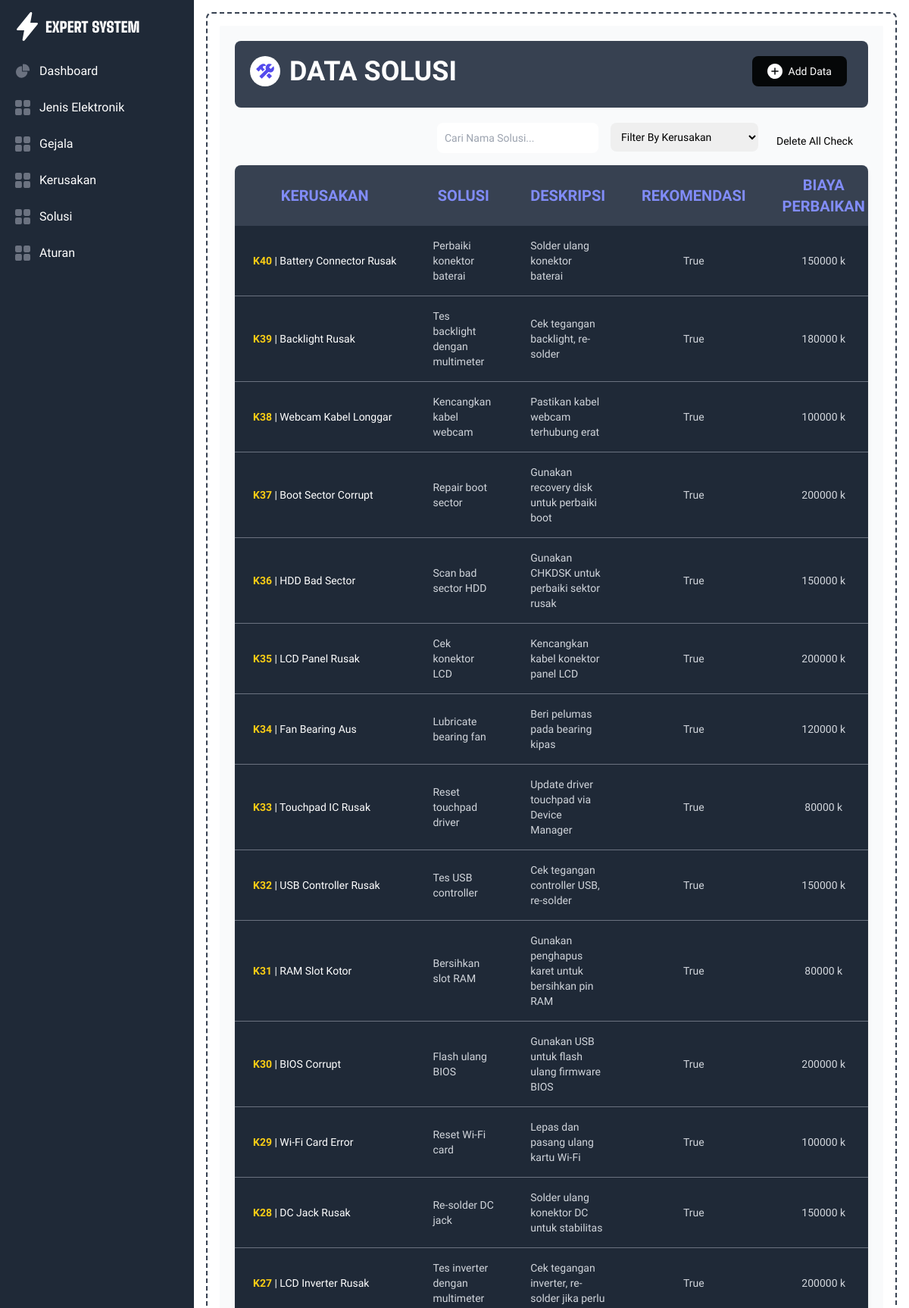
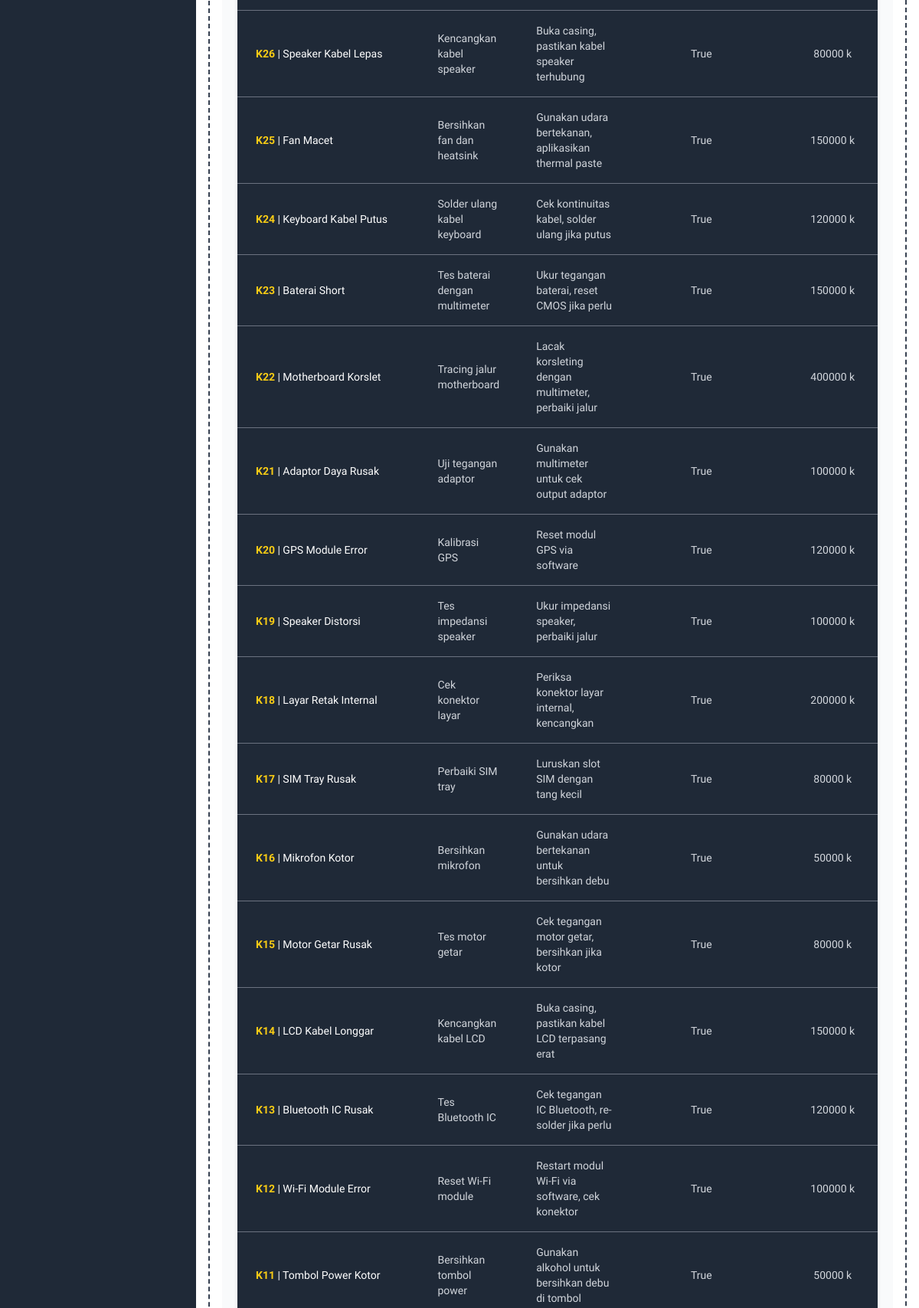
The app's page /dashboard/solusi/ (signed in, upper part) with its own data (2 pictures, top to bottom).
### expert_system_app/models.py (models this page shows, shortened)
class Solusi(models.Model):
    kerusakan = models.ForeignKey(Kerusakan, on_delete=models.CASCADE)
    nama_solusi = models.CharField(max_length=255)
    deskripsi = models.TextField()
    is_recommended = models.BooleanField(default=True)
    biaya_perbaikan = models.PositiveIntegerField(default=50)
    waktu_perbaikan = models.CharField(max_length=50, blank=True, null=True)

class Kerusakan(models.Model):
    jenis_elektronik = models.ForeignKey(JenisElektronik, on_delete=models.CASCADE)
    kodeRsk = models.CharField(max_length=10, unique=True)
    nama_kerusakan = models.CharField(max_length=255)
    deskripsi = models.TextField()
    def __str__(self):
        return f"{self.nama_kerusakan}"

### expert_system_app/views.py (the view)
# urls.py: path('dashboard/solusi/', views.dsb_solusi, name='dsb_solusi'),
@login_required
def dsb_solusi(request):
    data = Solusi.objects.all().order_by('-id')
    kerusakan = Kerusakan.objects.all()
    context = {
        'solusi': data,
        'kerusakan': kerusakan,
    }
    return render(request, 'dsb_solusi.html', context)

### templates/dsb_solusi.html (shortened to what this page needs)
{%extends 'base.html'%}
{% load static %}
{% block content %}
<div class="flex flex-col rounded-sm text-white bg-gray-50 p-5">
   <div class="bg-gray-700 mb-5 p-5 flex justify-between align-middle rounded-lg">
      <div class="flex gap-3 text-left ">
         <h3 class="text-4xl font-semibold">DATA SOLUSI</h3>
      </div>
      <div class="flex">
         <button type="button" onclick="toggleModal('addGejalaModal', true)"
            class="text-white bg-[#050708] focus:ring-4 focus:outline-none focus:ring-[#050708]/50 font-medium rounded-lg text-sm px-5 py-2.5 text-center items-center hover:bg-indigo-500 focus:ring-gray-600 me-2 mb-2 flex gap-2">
            <svg width="20" height="20" viewBox="0 0 416 416" fill="none" xmlns="http://www.w3.org/2000/svg">
               <path
                  d="M208 0C93.31 0 0 93.31 0 208C0 322.69 93.31 416 208 416C322.69 416 416 322.69 416 208C416 93.31 322.69 0 208 0ZM304 224H224V304H192V224H112V192H192V112H224V192H304V224Z"
                  fill="white" />
            </svg>
            Add Data
         </button>
      </div>
   </div>
   <div class="flex flex-row-reverse gap-3 align-bottom">
      <button type="button" id="delete_checkbok"
         class="text-black focus:ring-4 focus:outline-none focus:ring-[#050708]/50 font-medium rounded-lg text-sm px-3 py-2.5 text-center items-center hover:text-red-600 focus:ring-gray-600 me-2 mb-2 flex gap-1">
         Delete All Check
      </button>
      <div class="flex gap-4 mb-4">
         <form>
            <input type="text" id="filterGejala" class="text-sm rounded-lg block w-full p-2.5 text-black" placeholder="Cari Nama Solusi...">
        </form>
         <form>
             <select id="filterJenis" class="text-sm rounded-lg block w-full p-2.5 text-black">
                 <option value="">Filter By Kerusakan</option>
             </select>
         </form>
     </div>
   </div>
   <div class="relative overflow-x-auto shadow-md sm:rounded-lg">
      <table class="w-full text-sm text-left rtl:text-right text-gray-300">
         <thead class="text-xl uppercase bg-gray-700 text-indigo-400">
             <tr>
                 <th scope="col" class="px-6 py-3 text-center">KERUSAKAN</th>
                 <th scope="col" class="px-6 py-3 text-center">SOLUSI</th>
                 <th scope="col" class="px-6 py-3 text-center">DESKRIPSI</th>
                 <th scope="col" class="px-6 py-3 text-center">REKOMENDASI</th>
                 <th scope="col" class="px-6 py-3 text-center">BIAYA PERBAIKAN</th>
             </tr>
         </thead>
         <tbody id="solusiTableBody">
             {% for data in solusi %}
             <tr class="border-b bg-gray-800 border-gray-500 hover:bg-gray-600">
                 <th scope="row" class="px-6 py-4 font-medium whitespace-nowrap text-white">
                     <span class="text-yellow-400 font-semibold">{{ data.kerusakan.kodeRsk }}</span> | {{ data.kerusakan }}
                 </th>
                 <td class="px-6 py-4">{{ data.nama_solusi }}</td>
                 <td class="px-6 py-4">{{ data.deskripsi }}</td>
                 <td class="px-6 py-4 text-center">{{ data.is_recommended }}</td>
                 <td class="px-6 py-4 text-center">{{ data.biaya_perbaikan }} k</td>
             </tr>
             {% empty %}
             <tr>
                 <td colspan="7" class="px-6 py-4 text-center text-gray-400">Tidak ada data solusi.</td>
             </tr>
             {% endfor %}
         </tbody>
     </table>
   </div>
</div>
</div>
{% endblock content %}

### records on screen
Solusi: kerusakan.kodeRsk "K40", kerusakan "Battery Connector Rusak", nama_solusi "Perbaiki konektor baterai", deskripsi "Solder ulang konektor baterai", is_recommended "True", biaya_perbaikan "150000"
Solusi: kerusakan.kodeRsk "K39", kerusakan "Backlight Rusak", nama_solusi "Tes backlight dengan multimeter", deskripsi "Cek tegangan backlight, re-solder", is_recommended "True", biaya_perbaikan "180000"
Solusi: kerusakan.kodeRsk "K38", kerusakan "Webcam Kabel Longgar", nama_solusi "Kencangkan kabel webcam", deskripsi "Pastikan kabel webcam terhubung erat", is_recommended "True", biaya_perbaikan "100000"
Solusi: kerusakan.kodeRsk "K37", kerusakan "Boot Sector Corrupt", nama_solusi "Repair boot sector", deskripsi "Gunakan recovery disk untuk perbaiki boot", is_recommended "True", biaya_perbaikan "200000"
Solusi: kerusakan.kodeRsk "K36", kerusakan "HDD Bad Sector", nama_solusi "Scan bad sector HDD", deskripsi "Gunakan CHKDSK untuk perbaiki sektor rusak", is_recommended "True", biaya_perbaikan "150000"
Solusi: kerusakan.kodeRsk "K35", kerusakan "LCD Panel Rusak", nama_solusi "Cek konektor LCD", deskripsi "Kencangkan kabel konektor panel LCD", is_recommended "True", biaya_perbaikan "200000"
Solusi: kerusakan.kodeRsk "K34", kerusakan "Fan Bearing Aus", nama_solusi "Lubricate bearing fan", deskripsi "Beri pelumas pada bearing kipas", is_recommended "True", biaya_perbaikan "120000"
Solusi: kerusakan.kodeRsk "K33", kerusakan "Touchpad IC Rusak", nama_solusi "Reset touchpad driver", deskripsi "Update driver touchpad via Device Manager", is_recommended "True", biaya_perbaikan "80000"
Solusi: kerusakan.kodeRsk "K32", kerusakan "USB Controller Rusak", nama_solusi "Tes USB controller", deskripsi "Cek tegangan controller USB, re-solder", is_recommended "True", biaya_perbaikan "150000"
Solusi: kerusakan.kodeRsk "K31", kerusakan "RAM Slot Kotor", nama_solusi "Bersihkan slot RAM", deskripsi "Gunakan penghapus karet untuk bersihkan pin RAM", is_recommended "True", biaya_perbaikan "80000"
Solusi: kerusakan.kodeRsk "K30", kerusakan "BIOS Corrupt", nama_solusi "Flash ulang BIOS", deskripsi "Gunakan USB untuk flash ulang firmware BIOS", is_recommended "True", biaya_perbaikan "200000"
Solusi: kerusakan.kodeRsk "K29", kerusakan "Wi-Fi Card Error", nama_solusi "Reset Wi-Fi card", deskripsi "Lepas dan pasang ulang kartu Wi-Fi", is_recommended "True", biaya_perbaikan "100000"
Solusi: kerusakan.kodeRsk "K28", kerusakan "DC Jack Rusak", nama_solusi "Re-solder DC jack", deskripsi "Solder ulang konektor DC untuk stabilitas", is_recommended "True", biaya_perbaikan "150000"
Solusi: kerusakan.kodeRsk "K27", kerusakan "LCD Inverter Rusak", nama_solusi "Tes inverter dengan multimeter", deskripsi "Cek tegangan inverter, re-solder jika perlu", is_recommended "True", biaya_perbaikan "200000"
Solusi: kerusakan.kodeRsk "K26", kerusakan "Speaker Kabel Lepas", nama_solusi "Kencangkan kabel speaker", deskripsi "Buka casing, pastikan kabel speaker terhubung", is_recommended "True", biaya_perbaikan "80000"
Solusi: kerusakan.kodeRsk "K25", kerusakan "Fan Macet", nama_solusi "Bersihkan fan dan heatsink", deskripsi "Gunakan udara bertekanan, aplikasikan thermal paste", is_recommended "True", biaya_perbaikan "150000"
Solusi: kerusakan.kodeRsk "K24", kerusakan "Keyboard Kabel Putus", nama_solusi "Solder ulang kabel keyboard", deskripsi "Cek kontinuitas kabel, solder ulang jika putus", is_recommended "True", biaya_perbaikan "120000"
Solusi: kerusakan.kodeRsk "K23", kerusakan "Baterai Short", nama_solusi "Tes baterai dengan multimeter", deskripsi "Ukur tegangan baterai, reset CMOS jika perlu", is_recommended "True", biaya_perbaikan "150000"
Solusi: kerusakan.kodeRsk "K22", kerusakan "Motherboard Korslet", nama_solusi "Tracing jalur motherboard", deskripsi "Lacak korsleting dengan multimeter, perbaiki jalur", is_recommended "True", biaya_perbaikan "400000"
Solusi: kerusakan.kodeRsk "K21", kerusakan "Adaptor Daya Rusak", nama_solusi "Uji tegangan adaptor", deskripsi "Gunakan multimeter untuk cek output adaptor", is_recommended "True", biaya_perbaikan "100000"
Solusi: kerusakan.kodeRsk "K20", kerusakan "GPS Module Error", nama_solusi "Kalibrasi GPS", deskripsi "Reset modul GPS via software", is_recommended "True", biaya_perbaikan "120000"
Solusi: kerusakan.kodeRsk "K19", kerusakan "Speaker Distorsi", nama_solusi "Tes impedansi speaker", deskripsi "Ukur impedansi speaker, perbaiki jalur", is_recommended "True", biaya_perbaikan "100000"
Solusi: kerusakan.kodeRsk "K18", kerusakan "Layar Retak Internal", nama_solusi "Cek konektor layar", deskripsi "Periksa konektor layar internal, kencangkan", is_recommended "True", biaya_perbaikan "200000"
Solusi: kerusakan.kodeRsk "K17", kerusakan "SIM Tray Rusak", nama_solusi "Perbaiki SIM tray", deskripsi "Luruskan slot SIM dengan tang kecil", is_recommended "True", biaya_perbaikan "80000"
Solusi: kerusakan.kodeRsk "K16", kerusakan "Mikrofon Kotor", nama_solusi "Bersihkan mikrofon", deskripsi "Gunakan udara bertekanan untuk bersihkan debu", is_recommended "True", biaya_perbaikan "50000"
Solusi: kerusakan.kodeRsk "K15", kerusakan "Motor Getar Rusak", nama_solusi "Tes motor getar", deskripsi "Cek tegangan motor getar, bersihkan jika kotor", is_recommended "True", biaya_perbaikan "80000"
Solusi: kerusakan.kodeRsk "K14", kerusakan "LCD Kabel Longgar", nama_solusi "Kencangkan kabel LCD", deskripsi "Buka casing, pastikan kabel LCD terpasang erat", is_recommended "True", biaya_perbaikan "150000"
Solusi: kerusakan.kodeRsk "K13", kerusakan "Bluetooth IC Rusak", nama_solusi "Tes Bluetooth IC", deskripsi "Cek tegangan IC Bluetooth, re-solder jika perlu", is_recommended "True", biaya_perbaikan "120000"
Solusi: kerusakan.kodeRsk "K12", kerusakan "Wi-Fi Module Error", nama_solusi "Reset Wi-Fi module", deskripsi "Restart modul Wi-Fi via software, cek konektor", is_recommended "True", biaya_perbaikan "100000"
Solusi: kerusakan.kodeRsk "K11", kerusakan "Tombol Power Kotor", nama_solusi "Bersihkan tombol power", deskripsi "Gunakan alkohol untuk bersihkan debu di tombol", is_recommended "True", biaya_perbaikan "50000"
